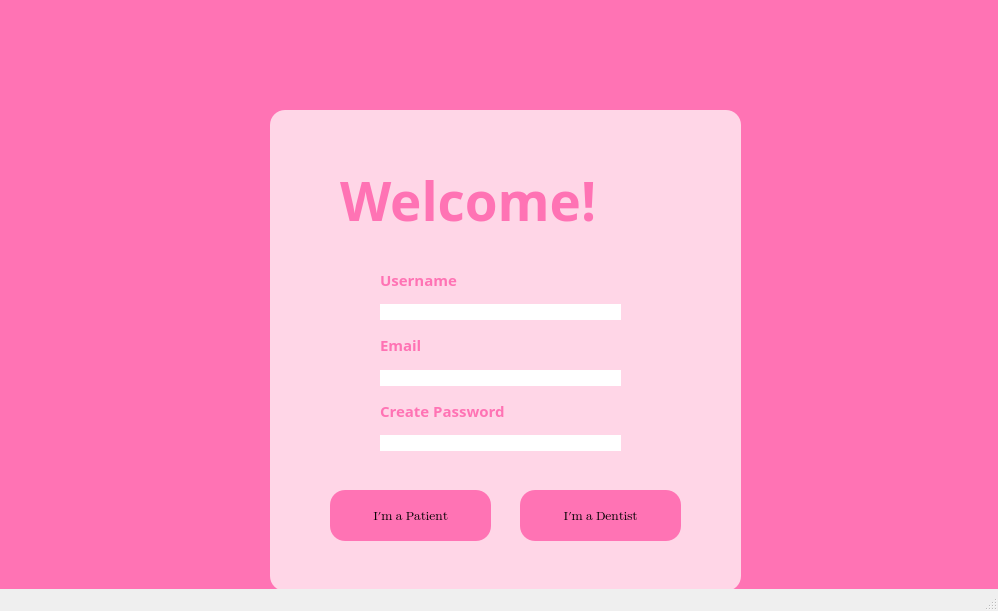
<?xml version="1.0" encoding="UTF-8"?>
<ui version="4.0">
 <class>MainWindow</class>
 <widget class="QMainWindow" name="MainWindow">
  <property name="geometry">
   <rect>
    <x>0</x>
    <y>0</y>
    <width>998</width>
    <height>611</height>
   </rect>
  </property>
  <property name="windowTitle">
   <string>MainWindow</string>
  </property>
  <widget class="QWidget" name="centralwidget">
   <property name="styleSheet">
    <string notr="true">background-color: #ff73b4; </string>
   </property>
   <widget class="QFrame" name="frame">
    <property name="geometry">
     <rect>
      <x>270</x>
      <y>110</y>
      <width>471</width>
      <height>481</height>
     </rect>
    </property>
    <property name="styleSheet">
     <string notr="true">background-color: #ffd6e7;
border-radius: 15px;</string>
    </property>
    <property name="frameShape">
     <enum>QFrame::StyledPanel</enum>
    </property>
    <property name="frameShadow">
     <enum>QFrame::Raised</enum>
    </property>
    <widget class="QLabel" name="label_4">
     <property name="geometry">
      <rect>
       <x>70</x>
       <y>30</y>
       <width>351</width>
       <height>121</height>
      </rect>
     </property>
     <property name="font">
      <font>
       <family>Segoe UI Black</family>
       <pointsize>40</pointsize>
       <weight>75</weight>
       <bold>true</bold>
      </font>
     </property>
     <property name="autoFillBackground">
      <bool>false</bool>
     </property>
     <property name="styleSheet">
      <string notr="true">color: #ff73b4; 
</string>
     </property>
     <property name="text">
      <string>Welcome!</string>
     </property>
    </widget>
    <widget class="QPushButton" name="pushButton">
     <property name="geometry">
      <rect>
       <x>60</x>
       <y>380</y>
       <width>161</width>
       <height>51</height>
      </rect>
     </property>
     <property name="font">
      <font>
       <family>Segoe UI Emoji</family>
       <pointsize>10</pointsize>
       <weight>50</weight>
       <bold>false</bold>
      </font>
     </property>
     <property name="styleSheet">
      <string notr="true">background-color: #ff73b4; </string>
     </property>
     <property name="text">
      <string>I'm a Patient</string>
     </property>
    </widget>
    <widget class="QPushButton" name="pushButton_2">
     <property name="geometry">
      <rect>
       <x>250</x>
       <y>380</y>
       <width>161</width>
       <height>51</height>
      </rect>
     </property>
     <property name="font">
      <font>
       <family>Segoe UI Emoji</family>
       <pointsize>10</pointsize>
       <weight>50</weight>
       <bold>false</bold>
      </font>
     </property>
     <property name="styleSheet">
      <string notr="true">background-color: #ff73b4; 
</string>
     </property>
     <property name="text">
      <string>I'm a Dentist</string>
     </property>
    </widget>
    <widget class="QWidget" name="verticalLayoutWidget">
     <property name="geometry">
      <rect>
       <x>100</x>
       <y>140</y>
       <width>261</width>
       <height>211</height>
      </rect>
     </property>
     <layout class="QVBoxLayout" name="verticalLayout">
      <property name="spacing">
       <number>5</number>
      </property>
      <property name="leftMargin">
       <number>10</number>
      </property>
      <property name="topMargin">
       <number>10</number>
      </property>
      <property name="rightMargin">
       <number>10</number>
      </property>
      <property name="bottomMargin">
       <number>10</number>
      </property>
      <item>
       <widget class="QLabel" name="label">
        <property name="palette">
         <palette>
          <active>
           <colorrole role="WindowText">
            <brush brushstyle="SolidPattern">
             <color alpha="255">
              <red>255</red>
              <green>115</green>
              <blue>180</blue>
             </color>
            </brush>
           </colorrole>
           <colorrole role="Button">
            <brush brushstyle="SolidPattern">
             <color alpha="255">
              <red>255</red>
              <green>214</green>
              <blue>231</blue>
             </color>
            </brush>
           </colorrole>
           <colorrole role="Text">
            <brush brushstyle="SolidPattern">
             <color alpha="255">
              <red>255</red>
              <green>115</green>
              <blue>180</blue>
             </color>
            </brush>
           </colorrole>
           <colorrole role="ButtonText">
            <brush brushstyle="SolidPattern">
             <color alpha="255">
              <red>255</red>
              <green>115</green>
              <blue>180</blue>
             </color>
            </brush>
           </colorrole>
           <colorrole role="Base">
            <brush brushstyle="SolidPattern">
             <color alpha="255">
              <red>255</red>
              <green>214</green>
              <blue>231</blue>
             </color>
            </brush>
           </colorrole>
           <colorrole role="Window">
            <brush brushstyle="SolidPattern">
             <color alpha="255">
              <red>255</red>
              <green>214</green>
              <blue>231</blue>
             </color>
            </brush>
           </colorrole>
          </active>
          <inactive>
           <colorrole role="WindowText">
            <brush brushstyle="SolidPattern">
             <color alpha="255">
              <red>255</red>
              <green>115</green>
              <blue>180</blue>
             </color>
            </brush>
           </colorrole>
           <colorrole role="Button">
            <brush brushstyle="SolidPattern">
             <color alpha="255">
              <red>255</red>
              <green>214</green>
              <blue>231</blue>
             </color>
            </brush>
           </colorrole>
           <colorrole role="Text">
            <brush brushstyle="SolidPattern">
             <color alpha="255">
              <red>255</red>
              <green>115</green>
              <blue>180</blue>
             </color>
            </brush>
           </colorrole>
           <colorrole role="ButtonText">
            <brush brushstyle="SolidPattern">
             <color alpha="255">
              <red>255</red>
              <green>115</green>
              <blue>180</blue>
             </color>
            </brush>
           </colorrole>
           <colorrole role="Base">
            <brush brushstyle="SolidPattern">
             <color alpha="255">
              <red>255</red>
              <green>214</green>
              <blue>231</blue>
             </color>
            </brush>
           </colorrole>
           <colorrole role="Window">
            <brush brushstyle="SolidPattern">
             <color alpha="255">
              <red>255</red>
              <green>214</green>
              <blue>231</blue>
             </color>
            </brush>
           </colorrole>
          </inactive>
          <disabled>
           <colorrole role="WindowText">
            <brush brushstyle="SolidPattern">
             <color alpha="255">
              <red>255</red>
              <green>115</green>
              <blue>180</blue>
             </color>
            </brush>
           </colorrole>
           <colorrole role="Button">
            <brush brushstyle="SolidPattern">
             <color alpha="255">
              <red>255</red>
              <green>214</green>
              <blue>231</blue>
             </color>
            </brush>
           </colorrole>
           <colorrole role="Text">
            <brush brushstyle="SolidPattern">
             <color alpha="255">
              <red>255</red>
              <green>115</green>
              <blue>180</blue>
             </color>
            </brush>
           </colorrole>
           <colorrole role="ButtonText">
            <brush brushstyle="SolidPattern">
             <color alpha="255">
              <red>255</red>
              <green>115</green>
              <blue>180</blue>
             </color>
            </brush>
           </colorrole>
           <colorrole role="Base">
            <brush brushstyle="SolidPattern">
             <color alpha="255">
              <red>255</red>
              <green>214</green>
              <blue>231</blue>
             </color>
            </brush>
           </colorrole>
           <colorrole role="Window">
            <brush brushstyle="SolidPattern">
             <color alpha="255">
              <red>255</red>
              <green>214</green>
              <blue>231</blue>
             </color>
            </brush>
           </colorrole>
          </disabled>
         </palette>
        </property>
        <property name="font">
         <font>
          <family>Gill Sans MT</family>
          <pointsize>11</pointsize>
          <weight>75</weight>
          <bold>true</bold>
         </font>
        </property>
        <property name="styleSheet">
         <string notr="true">color: #ff73b4; </string>
        </property>
        <property name="text">
         <string>Username</string>
        </property>
       </widget>
      </item>
      <item>
       <widget class="QLineEdit" name="lineEdit">
        <property name="sizePolicy">
         <sizepolicy hsizetype="Expanding" vsizetype="Fixed">
          <horstretch>0</horstretch>
          <verstretch>0</verstretch>
         </sizepolicy>
        </property>
        <property name="styleSheet">
         <string notr="true">background-color: white;
border-radius: 20px;
</string>
        </property>
       </widget>
      </item>
      <item>
       <widget class="QLabel" name="label_2">
        <property name="font">
         <font>
          <family>Gill Sans MT</family>
          <pointsize>11</pointsize>
          <weight>75</weight>
          <bold>true</bold>
         </font>
        </property>
        <property name="styleSheet">
         <string notr="true">color: #ff73b4; </string>
        </property>
        <property name="text">
         <string>Email</string>
        </property>
       </widget>
      </item>
      <item>
       <widget class="QLineEdit" name="lineEdit_2">
        <property name="styleSheet">
         <string notr="true">background-color: white;
border-radius: 20px;</string>
        </property>
       </widget>
      </item>
      <item>
       <widget class="QLabel" name="label_3">
        <property name="font">
         <font>
          <family>Gill Sans MT</family>
          <pointsize>11</pointsize>
          <weight>75</weight>
          <bold>true</bold>
         </font>
        </property>
        <property name="styleSheet">
         <string notr="true">color: #ff73b4; ;</string>
        </property>
        <property name="text">
         <string>Create Password</string>
        </property>
       </widget>
      </item>
      <item>
       <widget class="QLineEdit" name="lineEdit_3">
        <property name="styleSheet">
         <string notr="true">background-color: white;
border-radius: 20px;</string>
        </property>
       </widget>
      </item>
     </layout>
    </widget>
   </widget>
  </widget>
  <widget class="QMenuBar" name="menubar">
   <property name="geometry">
    <rect>
     <x>0</x>
     <y>0</y>
     <width>998</width>
     <height>26</height>
    </rect>
   </property>
  </widget>
  <widget class="QStatusBar" name="statusbar"/>
 </widget>
 <resources/>
 <connections/>
</ui>
